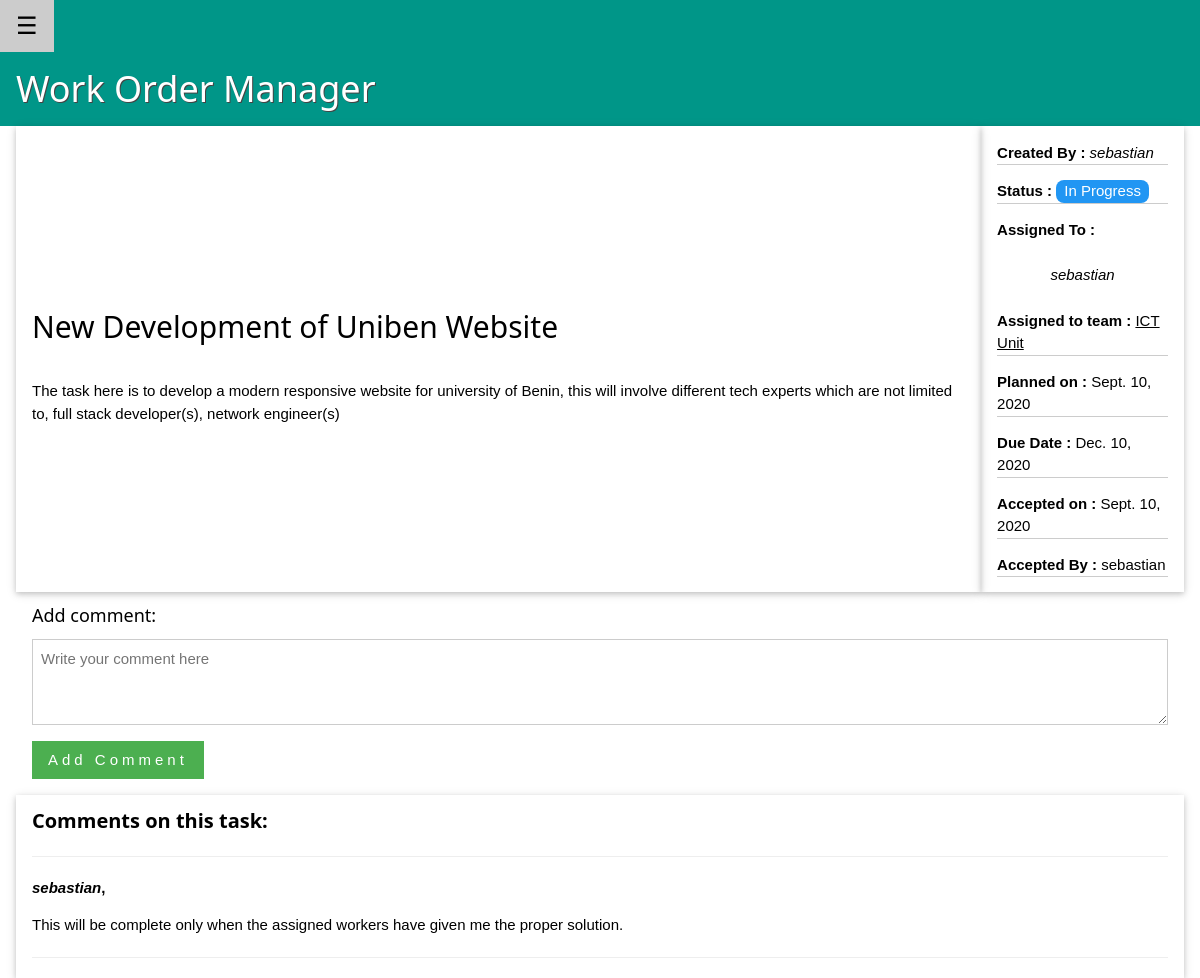
/tasks/1/ (signed in), run on the app's committed database.
### task_manager/models.py (models this page shows, shortened)
class Task(models.Model):
    title = models.CharField(max_length=50)
    desc = models.TextField(default="", max_length=1024, blank=True)
    STATUS_CHOICES = (
        ('PLAN', 'Planned'),
        ('PROG', 'In Progress'),
        ('COMP', 'Completed')
    )
    status = models.CharField(max_length=4, choices=STATUS_CHOICES, default='PLAN')
    creator = models.ForeignKey(UserModel, on_delete=models.CASCADE, related_name='created_tasks')
    assigned_to = models.ManyToManyField(UserModel, help_text="Press ctrl to select multiple")
    team = models.ForeignKey(Team, on_delete=models.SET_NULL, null=True, blank=True)
    planned_date = models.DateField(auto_now_add=True)
    accepted_date = models.DateField(null=True, blank=True)
    accepted_by = models.ForeignKey(UserModel, on_delete=models.SET_NULL, null=True, related_name='accepted_tasks', blank=True)
    due_date = models.DateField()
    completed_date = models.DateField(null=True, blank=True)
    class Meta:
        ordering = ["planned_date"]
        verbose_name_plural = "Tasks"

class Team(models.Model):
    name = models.CharField(max_length=50)
    desc = models.TextField(default='', max_length=1024, blank=True)
    leader = models.ForeignKey(UserModel, on_delete=models.CASCADE, related_name='leading_teams')
    members = models.ManyToManyField(UserModel)
    def __str__(self):
        return self.name
    def get_absolute_url(self):
        return reverse("task_manager:team_detail", kwargs={"team_id" : self.id})
    class Meta:
        ordering = ["name"]
        verbose_name_plural = "Teams"

class Comment(models.Model):
    author = models.ForeignKey(UserModel, on_delete=models.CASCADE)
    task = models.ForeignKey(Task, on_delete=models.CASCADE)
    comment_datetime = models.DateTimeField(auto_now_add=True)
    body = models.TextField()
    class Meta:
        ordering = ["-comment_datetime"]

### task_manager/views/tasks.py (the view)
# urls.py: path('tasks/<int:task_id>/', views.task_detail, name='task_detail'),
@login_required
@require_http_methods(["GET"])
def task_detail(request, task_id):
    task = get_object_or_404(Task, id=task_id)
    if request.user == task.creator or request.user in task.assigned_to.all():
        allowed = True
    elif task.team:
        if request.user in task.team.members.all():
            allowed = True
        else:
            allowed = False
    else:
        allowed = False
    if allowed:
        return render(
            request,
            'task_manager/task_detail.html',
            {'user': request.user, 'task': task}
            )
    else:
        raise PermissionDenied

### task_manager/templates/task_manager/task_detail.html (shortened to what this page needs)
{% extends './base.html' %}
{% block content %}
  <div class="w3-cell-row">
    <div class="w3-card w3-container w3-cell w3-cell-middle w3-mobile">
      <h2 class="w3-padding-16">{{ task.title }}</h2>
      {% if task.desc %}
        {{ task.desc|safe|urlize|linebreaks }}
      {% endif %}
    </div>
  <div class="w3-card w3-container w3-cell w3-cell-middle w3-mobile">
    <p class="w3-border-bottom"><strong>Created By : </strong><i>{{ task.creator }}</i></p>
      <p class="w3-border-bottom">
        <strong>Status : </strong>
        <span class="w3-tag w3-blue w3-round-large">{{ task.get_status_display }}</span>
      </p>
      <p><strong>Assigned To : </strong>
        <ul class="w3-ul w3-center">
        {% for u in task.assigned_to.all %}
          <li><i>{{ u }}</i></li>
        {% endfor %}
        </ul>
      </p>
      {% if task.team %}
        <p class="w3-border-bottom"><strong>Assigned to team : </strong>
          <a href="{{ task.team.get_absolute_url }}">{{ task.team }}</a>
        </p>
      {% endif %}
      <p class="w3-border-bottom"><strong>Planned on : </strong>{{ task.planned_date }}</p>
      <p class="w3-border-bottom"><strong>Due Date : </strong>{{ task.due_date }}</p>
      {% if task.status == 'PROG' or task.status == 'COMP' %}
        <p class="w3-border-bottom"><strong>Accepted on : </strong>{{ task.accepted_date }}</p>
        <p class="w3-border-bottom"><strong>Accepted By : </strong>{{ task.accepted_by }}</p>
      {% endif %}
    </div>
  </div>
  <div class="w3-container">
    <h5>Add comment:</h5>
    <form action="{% url 'task_manager:task_comment' task.id %}" method="post">
      <textarea class="w3-input w3-border" name="comment_body" rows="3" placeholder="Write your comment here" required></textarea>
      <input class="w3-button w3-wide w3-green w3-margin-top" type="submit" value="Add Comment">
    </form>
  </div>
  <div class="w3-card w3-margin-top w3-container">
    <h4><b>Comments on this task:</b></h4>
    <hr>
    {% for comment in task.comment_set.all %}
      <p>
        <b>
          <i>{{ comment.author }}</i>,
        </b>
      </p>
      {{ comment.body|safe|urlize|linebreaks }}
      <hr>
    {% empty %}
    No Comments (yet).
    <hr>
    {% endfor %}
  </div>
{% endblock %}

### task_manager/static/task_manager/w3.css (style rules this page uses)
*,*:before,*:after { box-sizing:inherit }
html { -ms-text-size-adjust:100%;-webkit-text-size-adjust:100% }
body { margin:0 }
a { background-color:transparent;-webkit-text-decoration-skip:objects }
hr { box-sizing:content-box;height:0;overflow:visible }
button,input,select,textarea { font:inherit;margin:0 }
button,input { overflow:visible }
button,html [type=button],[type=reset],[type=submit] { -webkit-appearance:button }
textarea { overflow:auto }
html,body { font-family:Verdana,sans-serif;font-size:15px;line-height:1.5 }
html { overflow-x:hidden }
h2 { font-size:30px }
h4 { font-size:20px }
h5 { font-size:18px }
h1,h2,h3,h4,h5,h6 { font-family:"Segoe UI",Arial,sans-serif;font-weight:400;margin:10px 0 }
.w3-wide { letter-spacing:4px }
hr { border:0;border-top:1px solid #eee;margin:20px 0 }
a { color:inherit }
.w3-btn,.w3-button { border:none;display:inline-block;padding:8px 16px;vertical-align:middle;overflow:hidden;text-decoration:none;color:inherit;background-color:inherit;text-align:center;cursor:pointer;white-space:nowrap }
.w3-btn,.w3-button { -webkit-touch-callout:none;-webkit-user-select:none;-khtml-user-select:none;-moz-user-select:none;-ms-user-select:none;user-select:none }
.w3-badge,.w3-tag { background-color:#000;color:#fff;display:inline-block;padding-left:8px;padding-right:8px;text-align:center }
.w3-ul { list-style-type:none;padding:0;margin:0 }
.w3-ul li { padding:8px 16px;border-bottom:1px solid #ddd }
.w3-ul li:last-child { border-bottom:none }
.w3-input { padding:8px;display:block;border:none;border-bottom:1px solid #ccc;width:100% }
.w3-container:after,.w3-container:before,.w3-panel:after,.w3-panel:before,.w3-row:after,.w3-row:before,.w3-row-padding:after,.w3-row-padding:before, .w3-cell-row:before,.w3-cell-row:after,.w3-clear:after,.w3-clear:before,.w3-bar:before,.w3-bar:after { content:"";display:table;clear:both }
.w3-cell-row { display:table;width:100% }
.w3-cell { display:table-cell }
.w3-cell-middle { vertical-align:middle }
.w3-round-large { border-radius:8px }
.w3-container,.w3-panel { padding:0.01em 16px }
.w3-card,.w3-card-2 { box-shadow:0 2px 5px 0 rgba(0,0,0,0.16),0 2px 10px 0 rgba(0,0,0,0.12) }
.w3-center { text-align:center!important }
.w3-border { border:1px solid #ccc!important }
.w3-border-bottom { border-bottom:1px solid #ccc!important }
.w3-margin-top { margin-top:16px!important }
.w3-padding-16 { padding-top:16px!important;padding-bottom:16px!important }
.w3-blue,.w3-hover-blue:hover { color:#fff!important;background-color:#2196F3!important }
.w3-green,.w3-hover-green:hover { color:#fff!important;background-color:#4CAF50!important }

### data on the page
Task: title "New Development of Uniben Website", desc "The task here is to develop a modern responsive website for university of Benin, this will involve different tech experts which are not limited to, full stack developer(s), network engineer(s)", creator "sebastian", status "In Progress", team "ICT Unit", planned_date "Sept. 10, 2020", due_date "Dec. 10, 2020", accepted_date "Sept. 10, 2020", accepted_by "sebastian"
Comment: author "sebastian", body "This will be complete only when the assigned workers have given me the proper solution."

### other printed values
{{ u }} "sebastian"
